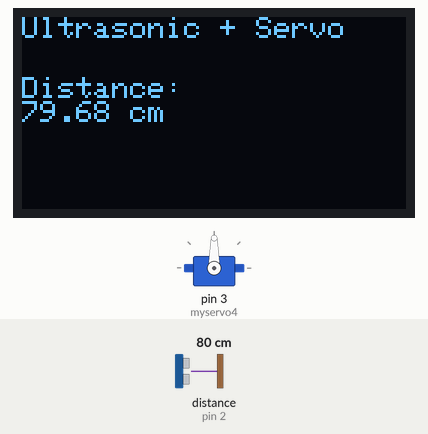
Bench run of a sketch on a simulated Arduino Uno, built with avr-gcc and run on an emulated ATmega328P. Shown: servo, 128×64 one-colour display. Wiring (inferred from the names in the program): ultrasonic range finder: trigger pin 4; echo pin 2. Inputs (shaded band) come from the test bench; at power-on: distance to the obstacle (sensor on pin 2) 80 cm. The echo pulse lasts 58.3 µs per cm; what the sketch prints to the serial monitor is not drawn.

Above: at 1.2 s.
1.3 s: distance to the obstacle (sensor on pin 2) set to 2 cm
At 1.58 s:
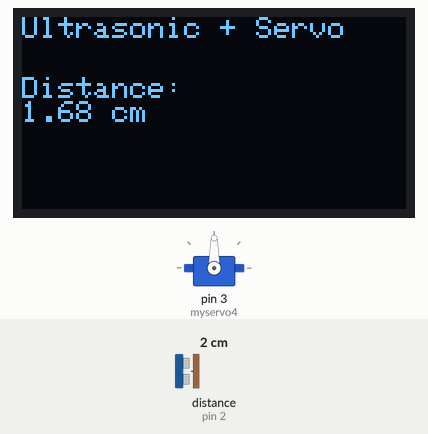
3.7 s: distance to the obstacle (sensor on pin 2) set to 9 cm
At 3.88 s:
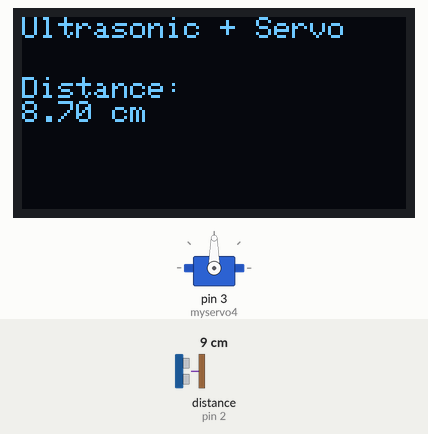
5.3 s: distance to the obstacle (sensor on pin 2) set to 12 cm
At 11.4 s:
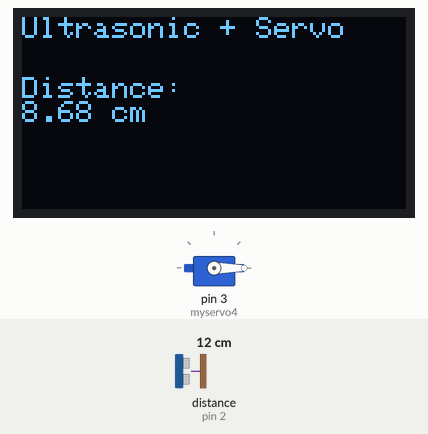
Timing chart, 0 to 43.1 s (numbered marks = the images above; inputs shaded):
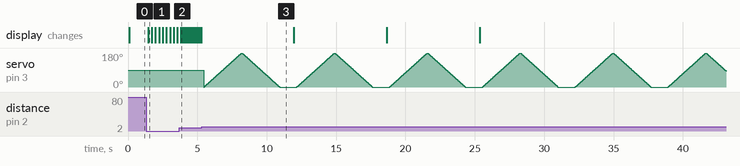

The sketch:

Task_A_Task_12.ino
```cpp
#include <Servo.h>
#include <Wire.h>
#include <Adafruit_GFX.h>
#include <Adafruit_SSD1306.h>


//OLED Settings

#define SCREEN_WIDTH 128
#define SCREEN_HEIGHT 64
#define OLED_RESET -1

Adafruit_SSD1306 display(SCREEN_WIDTH, SCREEN_HEIGHT, &Wire, OLED_RESET);

// Global variables and pin definitions
// Define the pins for the HC-SR04 sensor
const int trigPin3 = 4; // Pin that triggers the ultrasonic pulse
const int echoPin3 = 2; // Pin that receives the echo signal

// Variables to store the pulse duration and calculated distance
float duration3, distance3;
Servo myservo4;  // create servo object to control a servo
int pos4 = 0;    // variable to store the servo position


void setup() {
	// Initialize serial communication - allows printing to the console for debugging.
	Serial.begin(9600);
  // Setup function: runs once at startup
  // Configure the trigger pin as an OUTPUT and the echo pin as an INPUT
  pinMode(trigPin3, OUTPUT); // Set trigger pin as output
  pinMode(echoPin3, INPUT);  // Set echo pin as input
  myservo4.attach(3);

  //OLED Settup

  if(!display.begin(SSD1306_SWITCHCAPVCC, 0x3C))
  {
    Serial.println("SSD1306 Allocation Failed");
    while (true);
  }

  display.clearDisplay();
  display.setTextSize(1);
  display.setTextColor(SSD1306_WHITE);
  display.display();


}


void loop() {
  // Main loop: continuously measures distance

  // Ensure the trigger pin is LOW to start
  digitalWrite(trigPin3, LOW);
  delayMicroseconds(2); // Short delay to allow sensor stabilization

  // Trigger the sensor by sending a HIGH pulse for 10 microseconds
  digitalWrite(trigPin3, HIGH);
  delayMicroseconds(10); // Pulse duration
  digitalWrite(trigPin3, LOW);

  // Read the duration of the echo pulse (in microseconds)
  duration3 = pulseIn(echoPin3, HIGH);

  // Calculate the distance (cm) using the speed of sound (0.0343 cm/us)
  // Dividing by 2 accounts for the round-trip distance
  distance3 = (duration3 * 0.0343) / 2;

  // Output the measured distance to the Serial Monitor
  Serial.print("Distance: ");
  Serial.println(distance3);


if(distance3 > 10 && distance3 <= 16){

  // Short delay before the next measurement
  delay(100);  for (pos4 = 0; pos4 <= 180; pos4 += 1) { // goes from 0 degrees to 180 degrees
    // in steps of 1 degree
    myservo4.write(pos4); // tell servo to go to position in variable 'pos'
    delay(15); // waits 15 ms for the servo to reach the position
  }
  for (pos4 = 180; pos4 >= 0; pos4 -= 1) { // goes from 180 degrees to 0 degrees
    myservo4.write(pos4); // tell servo to go to position in variable 'pos'
    delay(15); // waits 15 ms for the servo to reach the position
  }

  delay(1000);

}

  //Diplay on OLED

  display.clearDisplay();
  display.setTextSize(1);

  display.setCursor(0,0);

  display.println("Ultrasonic + Servo");

  display.setCursor(0, 20);
  display.println("Distance: ");
  display.print(distance3);

  display.println(" cm");

  display.display();

  delay(100);

  //distance condition


}
```

Measured:
- the behaviour switches between 10 and 11 cm on distance to the obstacle (sensor on pin 2) (found by bisection; images 2 and 3)
- after the input at 1.3 s, the display: changes after 0.15 s (image 1)
- after the input at 3.7 s, the display: changes after 0.12 s (image 2)
